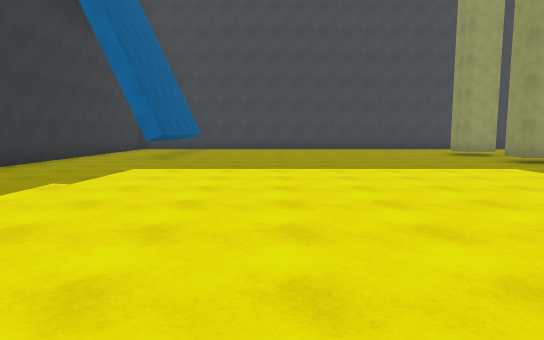
[1] (above)

20 first-person views from a walk through a scene from a Unity 3-D project. The camera is 1.4 m above the floor, tilts 6° down and sees 75° across. The floor is counted in squares, 2 m on a side. Each view is taken from the middle of a square. On the plan, view 1 faces up. The plan holds only what a view shows up to about 11 squares ahead; the rest is blank. The place goes on beyond the plan. The player is left out.

[2]
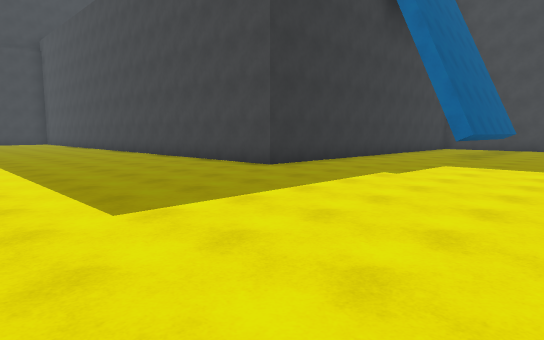

[3]
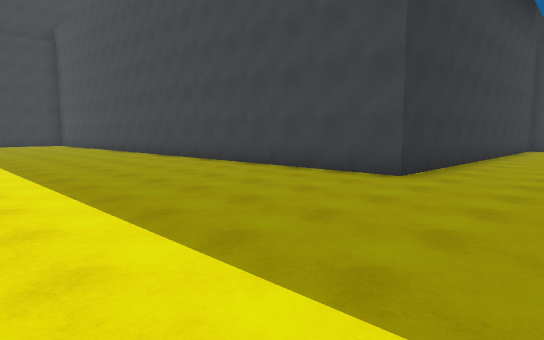

[4]
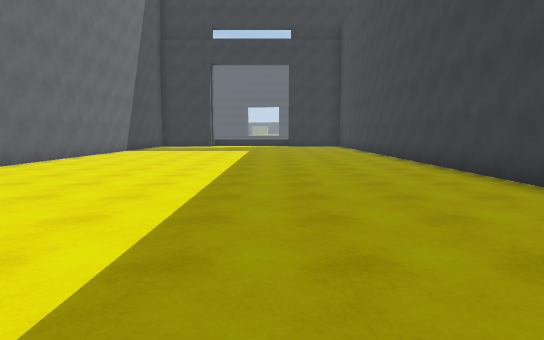

[5]
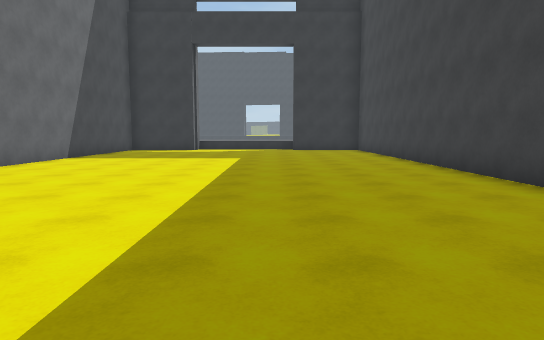

[6]
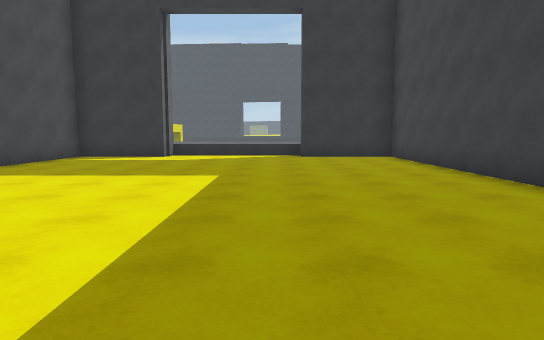

[7]
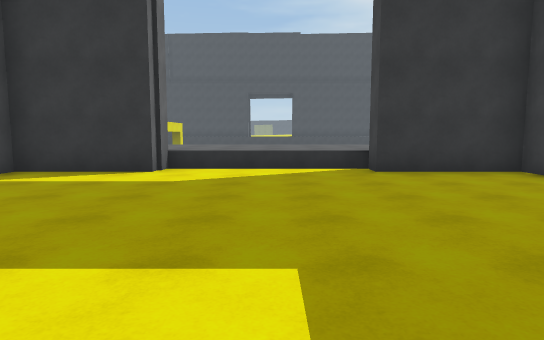

[8]
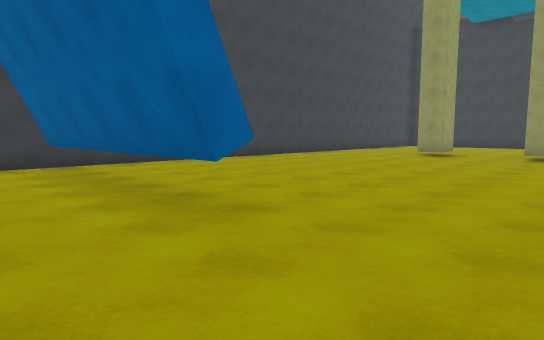

[9]
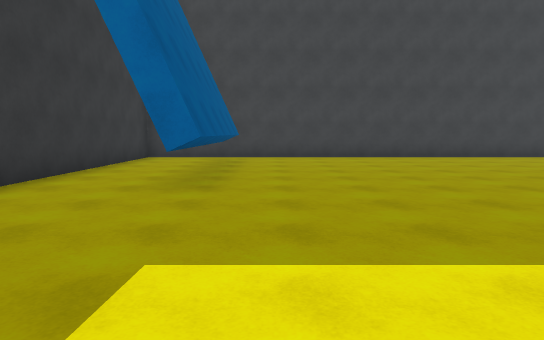

[10]
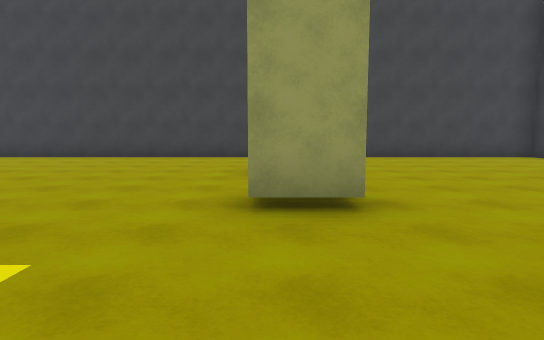

[11]
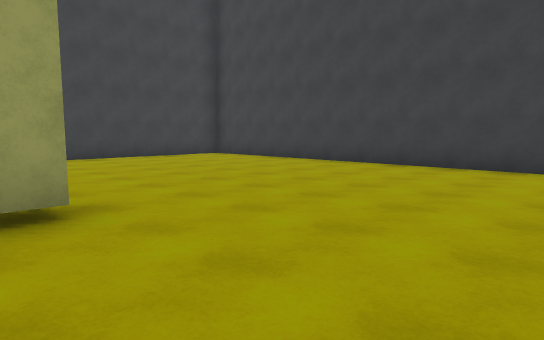

[12]
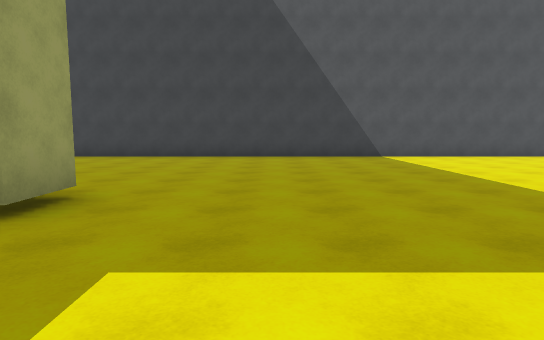

[13]
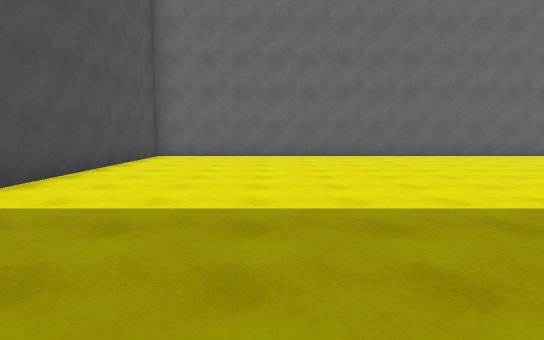

[14]
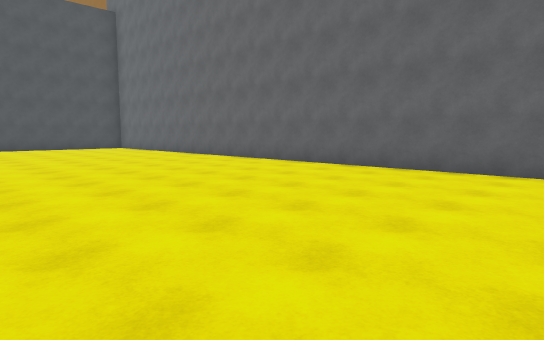

[15]
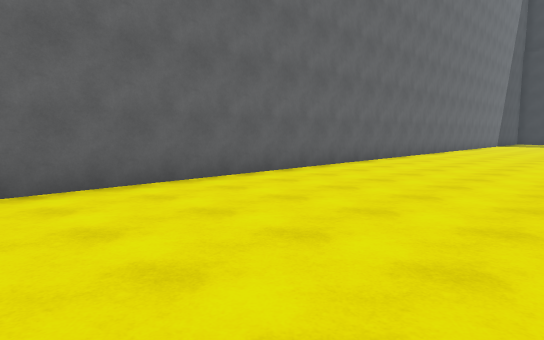

[16]
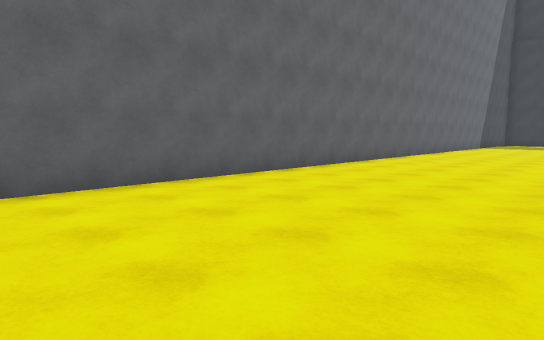

[17]
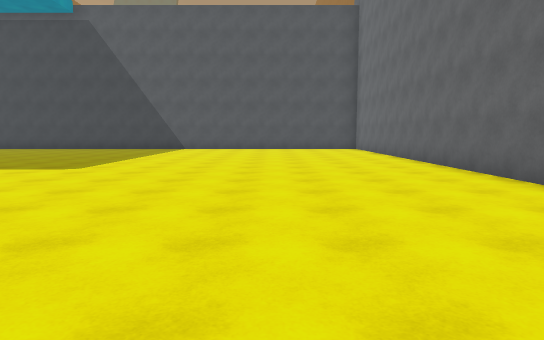

[18]
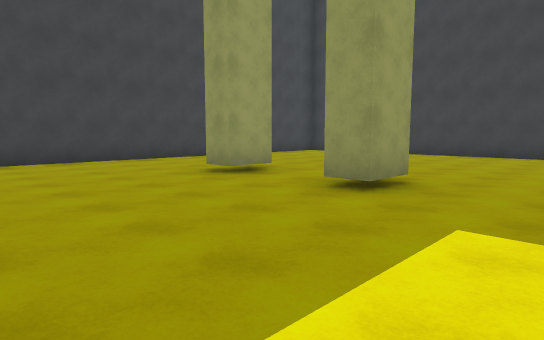

[19]
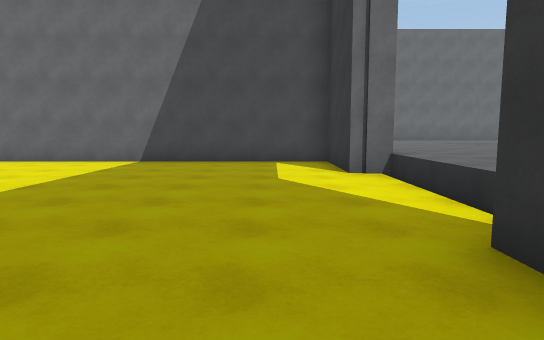

[20]
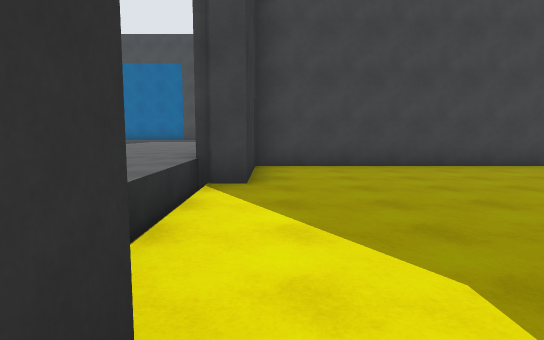

### Floor plan
Key: @ floor where view 1 was taken; # wall or solid block; . floor; ^ raised ledge.
Columns run from 27 left of view 1 to 14 right of it. Each row starts with its distance up from view 1.
 15                      #####################
 14                      #..#................#
 13                      #..#................#
 12                      #..#................#
 11                      #..#........#.......#
 10                      #..#................#
  9                      #...................#
  8 ^                    #...........#.......#
  7 ^^                   #...................#
  6 ^^                   #...................#
  5 ^^####################...................#
  4 ^^#......................................#
  3  ^#......................................#
  2 ^^#......................................#
  1 ^^^......................................#
  0 ^^^........................@.............#
 -1 ^^^......................................#
 -2 ^^#......................................#
 -3 ^^#......................................#
 -4 ^^#......................................#
 -5 ^^########################################
 -6 ^
 -7 ^

Positions as (right, up) in squares from view 1, and headings:
1: (0, 0), facing up
2: (0, -1), facing up-left
3: (-3, -1), facing up-left
4: (-6, 1), facing left
5: (-10, 1), facing left
6: (-14, 1), facing left
7: (-18, 0), facing left
8: (-5, 7), facing up-right
9: (-2, 5), facing up
10: (6, 5), facing up
11: (6, 5), facing up-right
12: (3, 6), facing right
13: (10, 6), facing down
14: (-3, 2), facing down-right
15: (1, 0), facing down-left
16: (-2, 0), facing down-left
17: (-2, -1), facing right
18: (2, 6), facing up-right
19: (-23, 4), facing down
20: (-24, -3), facing up
